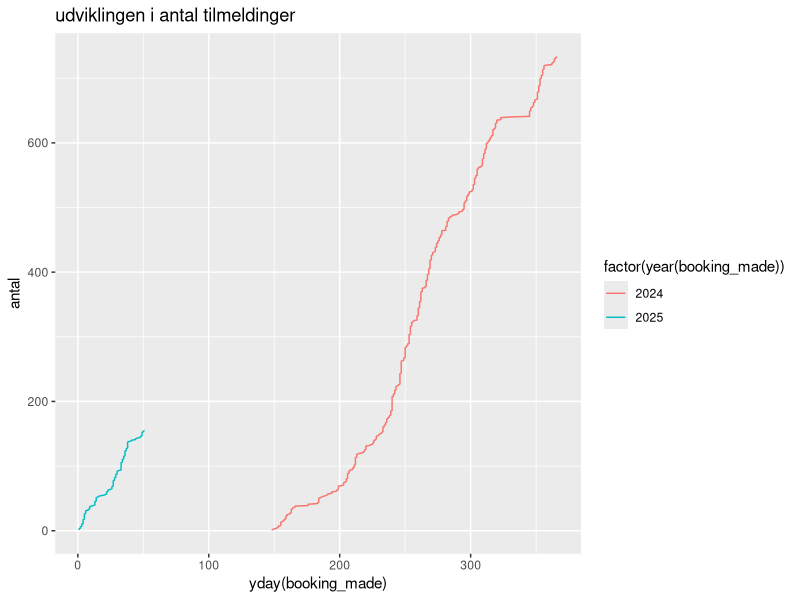
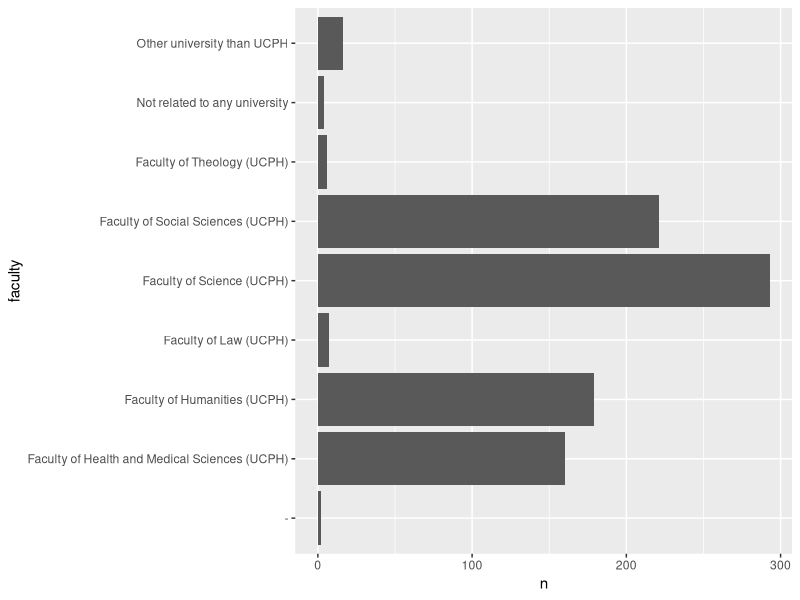
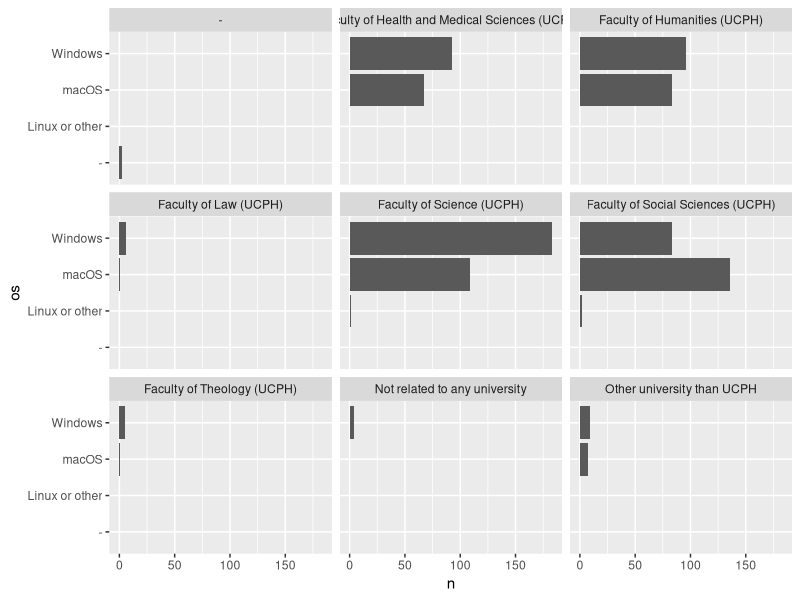

Recreate these plots in R, in order.
## ---- chunk 1
knitr::opts_chunk$set(echo = TRUE)
library(tidyverse)
metadata <- read_csv2("data/tilmeldingsdata/metadata.csv")
tilmeldinger <- read_csv2("data/tilmeldingsdata/tilmeldinger.csv")
presenter <- read_csv2("data/tilmeldingsdata/presenter.csv")
## ---- chunk 2
tilmeldinger %>% 
  group_by(year) %>% 
  summarise(antal = n())
## ---- chunk 3
tilmeldinger %>% 
  select(booking_made) %>% 
  arrange(booking_made) %>% 
  group_by(year(booking_made)) %>% 
  mutate(antal = row_number()) %>% 
  ggplot(aes(x=yday(booking_made),y = antal, color = factor(year(booking_made)))) +
  geom_line() +
  ggtitle("udviklingen i antal tilmeldinger")
## ---- chunk 4
tilmeldinger %>% count(registration_type)
## ---- chunk 5
tilmeldinger %>% count(faculty) %>% 
  ggplot(aes(faculty, n)) +
  geom_col() +
  coord_flip()

## ---- chunk 6
tilmeldinger %>% count(niveau)

## ---- chunk 7
tilmeldinger %>% count(erfaring)

## ---- chunk 8
tilmeldinger %>% count(os)
## ---- chunk 9
tilmeldinger %>% group_by(faculty) %>% 
  count(os) %>% 
  ggplot(aes(os, n)) +
  geom_col() +
  facet_wrap(~faculty) +
  coord_flip()
## ---- chunk 10
tilmeldinger %>%
  group_by(faculty) %>% 
  summarise(male = mean(sex, na.rm = TRUE)*100) %>% 
  mutate(female = 100 - male)
